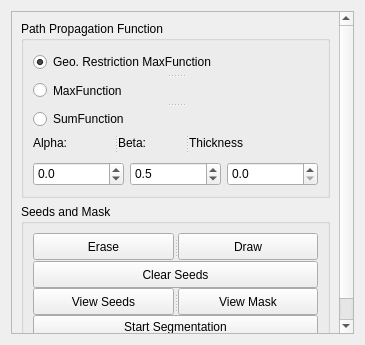
<?xml version="1.0" encoding="UTF-8"?>
<ui version="4.0">
 <class>Segmentationwidget</class>
 <widget class="QWidget" name="Segmentationwidget">
  <property name="geometry">
   <rect>
    <x>0</x>
    <y>0</y>
    <width>365</width>
    <height>345</height>
   </rect>
  </property>
  <property name="minimumSize">
   <size>
    <width>250</width>
    <height>320</height>
   </size>
  </property>
  <property name="maximumSize">
   <size>
    <width>16777215</width>
    <height>345</height>
   </size>
  </property>
  <property name="windowTitle">
   <string>Form</string>
  </property>
  <layout class="QGridLayout" name="gridLayout_2">
   <item row="0" column="0">
    <widget class="QScrollArea" name="scrollArea">
     <property name="widgetResizable">
      <bool>true</bool>
     </property>
     <widget class="QWidget" name="scrollAreaWidgetContents">
      <property name="geometry">
       <rect>
        <x>0</x>
        <y>0</y>
        <width>331</width>
        <height>345</height>
       </rect>
      </property>
      <layout class="QGridLayout" name="gridLayout">
       <item row="0" column="0">
        <widget class="QGroupBox" name="groupBoxPathFunction">
         <property name="minimumSize">
          <size>
           <width>0</width>
           <height>177</height>
          </size>
         </property>
         <property name="title">
          <string>Path Propagation Function</string>
         </property>
         <layout class="QGridLayout" name="gridLayout_4">
          <item row="0" column="0" colspan="3">
           <widget class="QSplitter" name="splitter_2">
            <property name="minimumSize">
             <size>
              <width>0</width>
              <height>81</height>
             </size>
            </property>
            <property name="orientation">
             <enum>Qt::Vertical</enum>
            </property>
            <widget class="QRadioButton" name="pfmaxgeo">
             <property name="text">
              <string>Geo. Restriction MaxFunction</string>
             </property>
             <property name="checked">
              <bool>true</bool>
             </property>
            </widget>
            <widget class="QRadioButton" name="pfmax">
             <property name="enabled">
              <bool>true</bool>
             </property>
             <property name="text">
              <string>MaxFunction</string>
             </property>
             <property name="checked">
              <bool>false</bool>
             </property>
            </widget>
            <widget class="QRadioButton" name="pfsum">
             <property name="text">
              <string>SumFunction</string>
             </property>
            </widget>
           </widget>
          </item>
          <item row="1" column="0" colspan="3">
           <widget class="QSplitter" name="splitter_4">
            <property name="minimumSize">
             <size>
              <width>0</width>
              <height>27</height>
             </size>
            </property>
            <property name="orientation">
             <enum>Qt::Horizontal</enum>
            </property>
            <widget class="QLabel" name="label">
             <property name="minimumSize">
              <size>
               <width>0</width>
               <height>27</height>
              </size>
             </property>
             <property name="text">
              <string>Alpha:</string>
             </property>
            </widget>
            <widget class="QLabel" name="label_2">
             <property name="minimumSize">
              <size>
               <width>0</width>
               <height>27</height>
              </size>
             </property>
             <property name="text">
              <string>Beta:</string>
             </property>
            </widget>
            <widget class="QLabel" name="label_3">
             <property name="minimumSize">
              <size>
               <width>0</width>
               <height>27</height>
              </size>
             </property>
             <property name="text">
              <string>Thickness</string>
             </property>
            </widget>
           </widget>
          </item>
          <item row="2" column="0">
           <widget class="QDoubleSpinBox" name="AlphaSpinBox">
            <property name="minimumSize">
             <size>
              <width>0</width>
              <height>24</height>
             </size>
            </property>
            <property name="decimals">
             <number>1</number>
            </property>
            <property name="minimum">
             <double>-1.000000000000000</double>
            </property>
            <property name="maximum">
             <double>1.000000000000000</double>
            </property>
            <property name="singleStep">
             <double>0.100000000000000</double>
            </property>
           </widget>
          </item>
          <item row="2" column="1">
           <widget class="QDoubleSpinBox" name="BetaSpinBox">
            <property name="minimumSize">
             <size>
              <width>0</width>
              <height>24</height>
             </size>
            </property>
            <property name="decimals">
             <number>1</number>
            </property>
            <property name="maximum">
             <double>4.000000000000000</double>
            </property>
            <property name="singleStep">
             <double>0.100000000000000</double>
            </property>
            <property name="value">
             <double>0.500000000000000</double>
            </property>
           </widget>
          </item>
          <item row="2" column="2">
           <widget class="QDoubleSpinBox" name="thickDoubleSpinBox">
            <property name="minimumSize">
             <size>
              <width>0</width>
              <height>24</height>
             </size>
            </property>
            <property name="decimals">
             <number>1</number>
            </property>
            <property name="singleStep">
             <double>1.000000000000000</double>
            </property>
           </widget>
          </item>
         </layout>
        </widget>
       </item>
       <item row="1" column="0">
        <widget class="QGroupBox" name="groupBox">
         <property name="minimumSize">
          <size>
           <width>0</width>
           <height>144</height>
          </size>
         </property>
         <property name="title">
          <string>Seeds and Mask</string>
         </property>
         <layout class="QGridLayout" name="gridLayout_3">
          <item row="0" column="0">
           <widget class="QSplitter" name="splitter">
            <property name="minimumSize">
             <size>
              <width>0</width>
              <height>27</height>
             </size>
            </property>
            <property name="orientation">
             <enum>Qt::Horizontal</enum>
            </property>
            <widget class="QPushButton" name="eraserButton">
             <property name="text">
              <string>Erase</string>
             </property>
             <property name="checkable">
              <bool>true</bool>
             </property>
             <property name="autoExclusive">
              <bool>true</bool>
             </property>
            </widget>
            <widget class="QPushButton" name="drawButton">
             <property name="minimumSize">
              <size>
               <width>0</width>
               <height>23</height>
              </size>
             </property>
             <property name="text">
              <string>Draw</string>
             </property>
             <property name="checkable">
              <bool>true</bool>
             </property>
             <property name="autoExclusive">
              <bool>true</bool>
             </property>
            </widget>
           </widget>
          </item>
          <item row="1" column="0">
           <widget class="QPushButton" name="ClearButton">
            <property name="minimumSize">
             <size>
              <width>0</width>
              <height>27</height>
             </size>
            </property>
            <property name="text">
             <string>Clear Seeds</string>
            </property>
           </widget>
          </item>
          <item row="2" column="0">
           <widget class="QSplitter" name="splitter_3">
            <property name="minimumSize">
             <size>
              <width>0</width>
              <height>27</height>
             </size>
            </property>
            <property name="orientation">
             <enum>Qt::Horizontal</enum>
            </property>
            <widget class="QPushButton" name="pushButtonShowSeeds">
             <property name="text">
              <string>View Seeds</string>
             </property>
             <property name="checkable">
              <bool>true</bool>
             </property>
            </widget>
            <widget class="QPushButton" name="pushButtonShowMask">
             <property name="minimumSize">
              <size>
               <width>0</width>
               <height>23</height>
              </size>
             </property>
             <property name="text">
              <string>View Mask</string>
             </property>
             <property name="checkable">
              <bool>true</bool>
             </property>
            </widget>
           </widget>
          </item>
          <item row="3" column="0">
           <widget class="QPushButton" name="SegmentationButton">
            <property name="minimumSize">
             <size>
              <width>0</width>
              <height>23</height>
             </size>
            </property>
            <property name="text">
             <string>Start Segmentation</string>
            </property>
           </widget>
          </item>
         </layout>
        </widget>
       </item>
      </layout>
     </widget>
    </widget>
   </item>
  </layout>
 </widget>
 <resources/>
 <connections/>
</ui>
